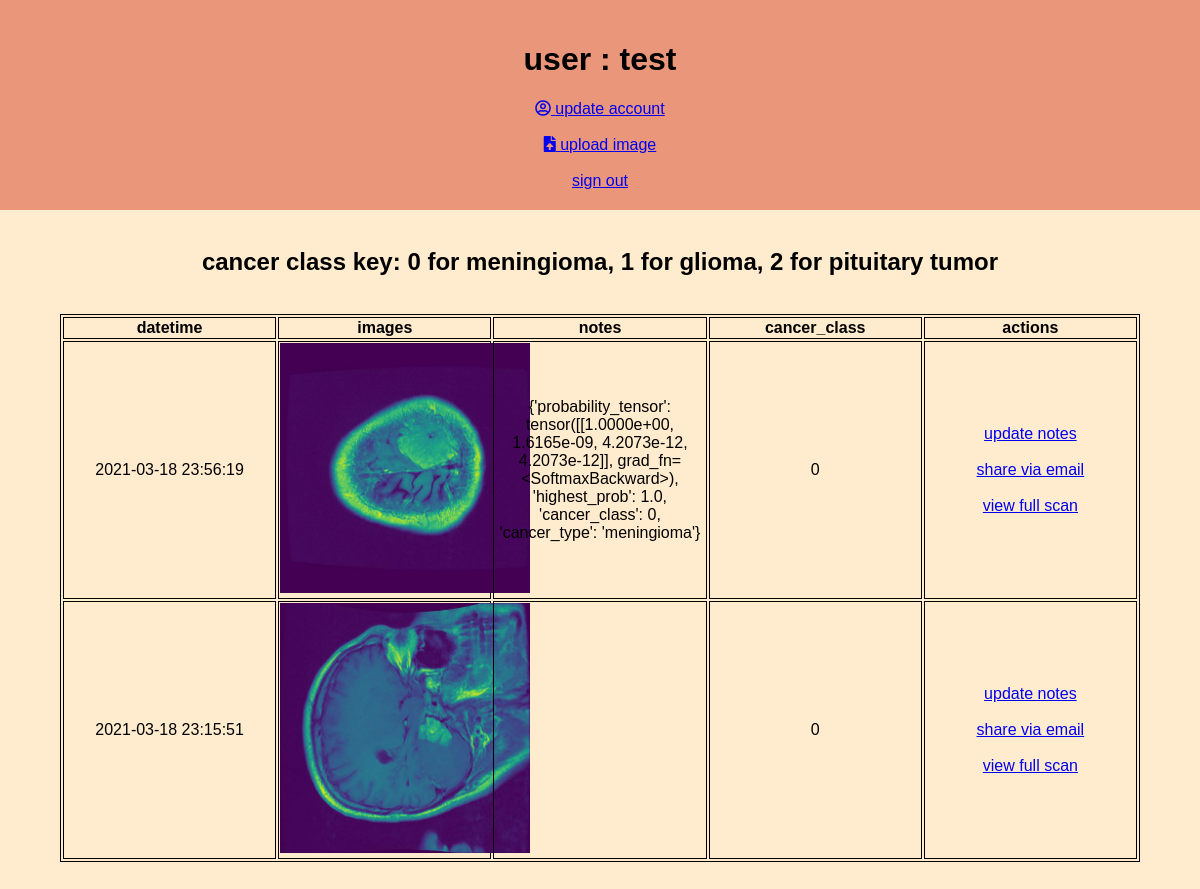
Page /user/1 on the committed database.
### app.py (models this page shows, shortened)
class Images(db.Model):
    __bind_key__ = 'images'
    id = db.Column(db.Integer, primary_key=True)
    user_id = db.Column(db.Integer, ForeignKey(Users.id), nullable=True)
    image_path = db.Column(db.String(200), nullable=False)
    cancer_class = db.Column(db.Integer, nullable=True)
    scan_image_path = db.Column(db.String(200), nullable=True)
    notes = db.Column(db.String(200), nullable=True)
    date_time_added = db.Column(db.String(10))

### app.py (the view)
@app.route('/user/<int:userid>')
def user(userid):
    if userid == 0:
        images = [
            Images.query.filter(Images.user_id.like(userid)).order_by(
                Images.date_time_added.desc()).first()
        ]
    else:
        images = Images.query.filter(Images.user_id.like(userid)).order_by(
            Images.date_time_added.desc()).all()
    return render_template('user.html',
                           user=Users.query.get(userid),
                           images=images)

### app.py (called while the page is built)
@app.after_request
def add_header(r):
    r.cache_control.max_age = 0
    print('no cache')
    return r

### templates/user.html (shortened to what this page needs)
{% extends 'base.html' %}
{% block body %}
<div class="top_half">
    <div class="user_profile">
        {% if user.username %}
        <h1>user : {{user.username}}</h1>
        <a href="/update/{{user.id}}">
            <i class="far fa-user-circle"></i>
            update account
        </a>
        <br>
        <br>
        <a href='/upload/{{user.id}}'>
            <i class="fas fa-file-upload"></i>
            upload image
        </a>
        {% endif %}
        <br>
        <br>
        <a href="/user_home">sign out</a>
        <br>
    </div>
</div>
<br>
<h2> cancer class key: 0 for meningioma, 1 for glioma, 2 for pituitary tumor</h2>
<br>
<div class='tbl_container'>
    <table>
        <tr>
            <th>datetime</th>
            <th>images</th>
            <th>notes</th>
            <th>cancer_class</th>
            <th>actions</th>
            {% if images %}
                    <tr>
                        <!-- we need to check this because then we dont need to loop
                        and we can refer directly to images -->
                        <!-- {% set source = '..' + images.image_path %}
                        <td>{{images.date_time_added}}</td>
                        <td><image src='{{ source }}' width=300px href='/view/{{user.id}}/{{images.id}}'></td>
                        <td>{{images.notes}}</td>
                        <td><a href='/update_scan/{{images.id}}'>update</a></td>
                    </tr> -->
                    {% for image in images %}
                        <tr>
                            {% set source = '..' + image.image_path %}
                            <td>{{image.date_time_added}}</td>
                            <td>
                                {% if user.id %}
                                            {% set span_id = 'close' + source %}
                                    <a class="img" id='{{ source}}' href='/view/{{user.id}}/{{image.id}}'>
                                        <image src='{{ source }}' width=250></image>
                                    </a>
                                {% else %}
                                    <a href='/view/0/{{image.id}}'>
                                        <image src='{{ source }}' width=250></image>
                                    </a>
                                {% endif %}
                            </td>
                            <td>{{image.notes}}</td>
                            <td>{{image.cancer_class}}</td>
                            <td>
                                <a href='/update_scan/{{image.id}}'>update notes</a>
                                {% if user.id %}
                                    <br>
                                    <br>
                                    <a href='/send_email/{{image.id}}'>share via email</a>
                                    <br>
                                    <br>
                                    <a href='/view/{{user.id}}/{{image.id}}'>view full scan</a>
                                {% endif %}
                            </td>
                        </tr>
                    {% endfor %}
            {% endif %}
        </tr>
    </table>
</div>
{% endblock %}

### static/css/main.css (style rules this page uses)
body { font-family: sans-serif; text-align: center; margin: 0px; padding: 0px; background-color: blanchedalmond; }
table, th, td { table-layout: fixed; border: 1px solid black; width: 90%; position: relative; }
table { left: 5%; margin-bottom: 5%; }
.top_half { border-color: darkcyan; background-color: darksalmon; padding: 20px; display: flex; justify-content: center; align-items: center; }

### static/css/all.css (style rules this page uses)
.fa, .fas, .far, .fal, .fad, .fab { -moz-osx-font-smoothing: grayscale; -webkit-font-smoothing: antialiased; display: inline-block; font-style: normal; font-variant: normal; text-rendering: auto; line-height: 1; }
.fa-file-upload:before { content: "\f574"; }
.fa-user-circle:before { content: "\f2bd"; }
.far { font-family: 'Font Awesome 5 Free'; font-weight: 400; }

### templates/user.html (style rules this page uses)
body { font-family: Arial, Helvetica, sans-serif; }

### rows in the picture
Images: date_time_added "2021-03-18 23:56:19", shows a picture, notes "{'probability_tensor': tensor([[1.0000e+00, 1.6165e-09, 4.2073e-12, 4.2073e-12]], grad_fn=<SoftmaxBackward>), 'highest_prob': 1.0, 'cancer_class': 0, 'cancer_type': 'meningioma'}", cancer_class "0"
Images: date_time_added "2021-03-18 23:15:51", shows a picture, cancer_class "0"

### other values in the picture
{{ user.username }} "test"
